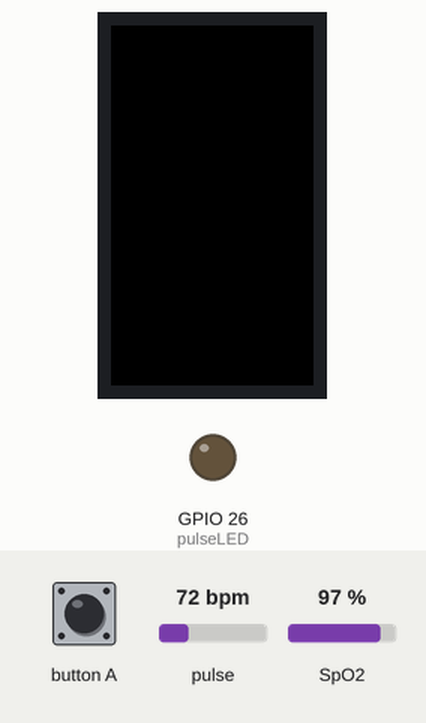
A sketch run on a simulated ESP32. Shown: 240×135 colour display, output pins drawn as LEDs (lit = HIGH). The inputs (shaded band) are chosen by the test bench; at power-on: pulse 72 bpm, SpO2 97 %. WiFi joins after 1.5 s; servers stay silent unless stated; uploads are accepted with an empty reply; what the sketch prints to the serial monitor is not drawn.

Above: at 2.8 s.
2.9 s: button A pressed for 0.15 s
At 3.9 s:
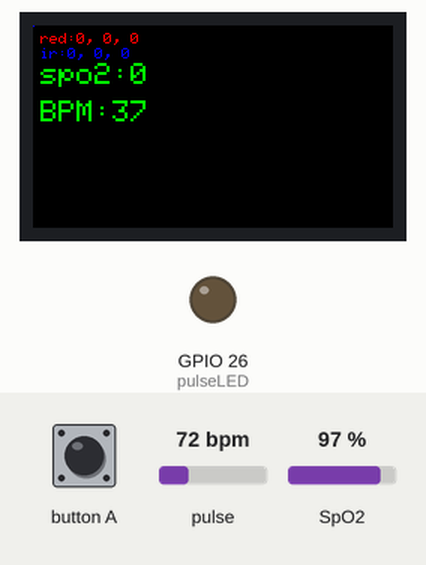
4.5 s: button A pressed for 1 s
At 5.9 s:
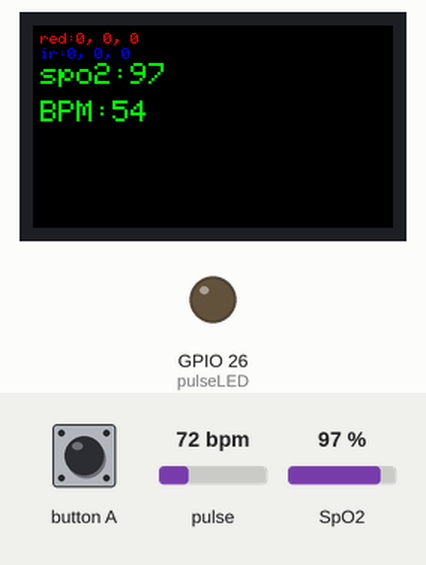
Timing chart, 0 to 7.5 s (numbered marks = the images above; inputs shaded):
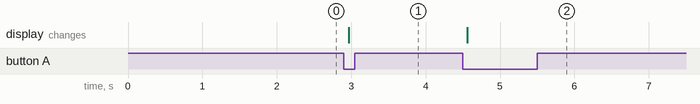

The sketch:

Heartrate.ino
```cpp
// Function: Detection of heart rate and blood oxygen concentration
// Units used: M5StickCPlus, Heart(MAX30102)
// please install MAX3010x lib for MAX30102 by library manager first
// addr: https://github.com/sparkfun/SparkFun_MAX3010x_Sensor_Library

// Written for Grafana Labs to demonstrate how to use the M5Stick CPlus2 with Grafana Cloud at GrafanaCon 2025
// 2025/04/25
// Willie Engelbrecht - willie.engelbrecht@grafana.com
// Introduction to time series: https://grafana.com/docs/grafana/latest/fundamentals/timeseries/
// M5StickCPlus2: https://docs.m5stack.com/en/core/M5StickC%20PLUS2
// Register for a free Grafana Cloud account including free metrics and logs: https://grafana.com

#include <M5StickCPlus.h>
#include <Wire.h>
#include "MAX30105.h"
#include "heartRate.h"
#include "spo2_algorithm.h"
#include <HTTPClient.h>

#include "config.h"


TFT_eSprite Disbuff = TFT_eSprite(&M5.Lcd);
MAX30105 Sensor;

#define MAX_BRIGHTNESS 255
#define bufferLength   100
const byte Button_A = 37;
const byte pulseLED = 26;

uint32_t irBuffer[bufferLength];
uint32_t redBuffer[bufferLength];

int8_t V_Button, flag_Reset;
int32_t spo2, heartRate, old_spo2;
int8_t validSPO2, validHeartRate;
const byte RATE_SIZE = 5;
uint16_t rate_begin  = 0;
uint16_t rates[RATE_SIZE];
byte rateSpot = 0;
float beatsPerMinute;
int beatAvg;
byte num_fail;

uint16_t line[2][320] = {0};

uint32_t red_pos = 0, ir_pos = 0;
uint16_t ir_max = 0, red_max = 0, ir_min = 0, red_min = 0, ir_last = 0,
         red_last    = 0;
uint16_t ir_last_raw = 0, red_last_raw = 0;
uint16_t ir_disdata, red_disdata;
uint16_t Alpha = 0.3 * 256;
uint32_t t1, t2, last_beat, Program_freq;


TaskHandle_t WiFiTaskHandle = NULL;
QueueHandle_t WiFiQueue;

static unsigned long lastSendTime = 0;

struct data_to_send{
    int32_t spo2;
    int32_t beatAvg;
};

void callBack(void) {
    V_Button = digitalRead(Button_A);
    if (V_Button == 0) flag_Reset = 1;
    delay(10);
}

void setup() {
    // init
    M5.begin();                 // initialize M5StickCPlus
    Serial.begin(115200);       // initialize serial communication
    pinMode(25, INPUT_PULLUP);  // set pin mode
    pinMode(pulseLED, OUTPUT);
    pinMode(Button_A, INPUT);
    Wire.begin(0, 26);  // initialize I2C

    // set Lcd
    M5.Lcd.setRotation(3);
    M5.Lcd.setSwapBytes(false);
    Disbuff.createSprite(240, 135);
    Disbuff.setSwapBytes(true);
    Disbuff.createSprite(240, 135);

    // initialize Sensor
    if (!Sensor.begin(Wire, I2C_SPEED_FAST)) {
        // init fail
        M5.Lcd.print("Init Failed");
        Serial.println(F("MAX30102 was not found. Please check wiring/power."));
        while (1)
            ;
    }
    Serial.println(
        F("Place your index finger on the Sensor with steady pressure"));

    attachInterrupt(Button_A, callBack, FALLING);
    // set Max30102
    Sensor.setup();
    // Sensor.clearFIFO();

    data_to_send d = {0, 0};
    WiFiQueue = xQueueCreate(5, sizeof(d));
    if (WiFiQueue == NULL) {
        Serial.println("Error creating queue!");
        return;
    }

    initWifi();

    xTaskCreate(
        sendHttpPost,    // Function
        "sendHttpPost",  // Task name
        4096,            // Stack size
        NULL,            // Task parameters
        1,               // Priority
        &WiFiTaskHandle  // Task handle
    );
}

void sendHttpPost(void *parameter) {
    data_to_send message;

    HTTPClient http;

    http.begin("https://" + String(GC_USER) + ":" + String(GC_PASS) + "@" + String(GC_INFLUX_URL) + "/api/v1/push/influx/write");  // Specify the URL
    http.addHeader("Content-Type", "application/json");  // Set content type

    while (true) {
        // Wait for data from the queue (Blocks until data arrives)
        if (xQueueReceive(WiFiQueue, &message, portMAX_DELAY)) {
            if (WiFi.status() == WL_CONNECTED) {

                String postData = "";
                postData = "m5HeartRate,location=home spo2=" + String(message.spo2)
                    + ",beatAvg=" + String(message.beatAvg);

                int httpResponseCode = http.POST(postData);

              //  http.end();
            }
        }
    }

}

void initWifi() {
  WiFi.begin(WIFI_SSID, WIFI_PASSWORD);

  Serial.print("Connecting to WiFi");
  int wifi_loop_count = 0;
  while (WiFi.status() != WL_CONNECTED) {
    delay(500);
    Serial.print(".");

    // Restart the device if we can't connect to WiFi after 2 minutes
    wifi_loop_count += 1;
    if (wifi_loop_count > 40) {
      ESP.restart();
    }
  }
  Serial.println();

  Serial.print("Connected, IP address: ");
  Serial.println(WiFi.localIP());
}

void loop() {
    // put your main code here, to run repeatedly:
    uint16_t ir, red;

    if (flag_Reset) {
        Sensor.clearFIFO();
        delay(5);
        flag_Reset = 0;
    }

    while (flag_Reset == 0) {

        if (millis() - lastSendTime >= 1000) {
            lastSendTime = millis();
            data_to_send d = {spo2, beatAvg};

            if (xQueueSend(WiFiQueue, &d, portMAX_DELAY) != pdPASS) {
                Serial.println("Queue is full! Failed to send message.");
            }

            //spo2 = 0;
            //beatAvg = 0;
        }


        while (Sensor.available() == false) {
            delay(10);
            Sensor.check();
        }

        while (1) {
            red = Sensor.getRed();
            ir  = Sensor.getIR();

            if ((ir > 1000) && (red > 1000)) {
                num_fail                         = 0;
                t1                               = millis();
                redBuffer[(red_pos + 100) % 100] = red;
                irBuffer[(ir_pos + 100) % 100]   = ir;

                // calculate the heart rate
                t2 = millis();
                Program_freq++;
                if (checkForBeat(ir) == true) {
                    long delta =
                        millis() - last_beat - (t2 - t1) * (Program_freq - 1);
                    last_beat = millis();

                    Program_freq   = 0;
                    beatsPerMinute = 60 / (delta / 1000.0);
                    if ((beatsPerMinute > 30) && (beatsPerMinute < 120)) {
                        rate_begin++;
                        if ((abs(beatsPerMinute - beatAvg) > 15) &&
                            ((beatsPerMinute < 55) || (beatsPerMinute > 95)))
                            beatsPerMinute =
                                beatAvg * 0.9 + beatsPerMinute * 0.1;
                        if ((abs(beatsPerMinute - beatAvg) > 10) &&
                            (beatAvg > 60) &&
                            ((beatsPerMinute < 65) || (beatsPerMinute > 90)))
                            beatsPerMinute =
                                beatsPerMinute * 0.4 + beatAvg * 0.6;

                        rates[rateSpot++] = (byte)
                            beatsPerMinute;  // Store this reading in the array
                        rateSpot %= RATE_SIZE;  // Wrap variable

                        // Take average of readings
                        beatAvg = 0;
                        if ((beatsPerMinute == 0) && (heartRate > 60) &&
                            (heartRate < 90))
                            beatsPerMinute = heartRate;
                        if (rate_begin > RATE_SIZE) {
                            for (byte x = 0; x < RATE_SIZE; x++)
                                beatAvg += rates[x];
                            beatAvg /= RATE_SIZE;
                        } else {
                            for (byte x = 0; x < rate_begin; x++)
                                beatAvg += rates[x];
                            beatAvg /= rate_begin;
                        }
                    }
                }
            }

            else
                num_fail++;

            line[0][(red_pos + 240) % 320] =
                (red_last_raw * (256 - Alpha) + red * Alpha) / 256;
            line[1][(ir_pos + 240) % 320] =
                (ir_last_raw * (256 - Alpha) + ir * Alpha) / 256;

            red_last_raw = line[0][(red_pos + 240) % 320];
            ir_last_raw  = line[1][(ir_pos + 240) % 320];
            red_pos++;
            ir_pos++;

            if ((Sensor.check() == false) || flag_Reset) break;
        }

        Sensor.clearFIFO();
        for (int i = 0; i < 240; i++) {
            if (i == 0) {
                red_max = red_min = line[0][(red_pos + i) % 320];
                ir_max = ir_min = line[1][(ir_pos + i) % 320];
            } else {
                red_max = (line[0][(red_pos + i) % 320] > red_max)
                              ? line[0][(red_pos + i) % 320]
                              : red_max;
                red_min = (line[0][(red_pos + i) % 320] < red_min)
                              ? line[0][(red_pos + i) % 320]
                              : red_min;

                ir_max = (line[1][(ir_pos + i) % 320] > ir_max)
                             ? line[1][(ir_pos + i) % 320]
                             : ir_max;
                ir_min = (line[1][(ir_pos + i) % 320] < ir_min)
                             ? line[1][(ir_pos + i) % 320]
                             : ir_min;
            }
            if (flag_Reset) break;
        }

        Disbuff.fillRect(0, 0, 240, 135, BLACK);

        for (int i = 0; i < 240; i++) {
            red_disdata =
                map(line[0][(red_pos + i) % 320], red_max, red_min, 0, 135);
            ir_disdata =
                map(line[1][(ir_pos + i) % 320], ir_max, ir_min, 0, 135);
            {
                Disbuff.drawLine(i, red_last, i + 1, red_disdata, RED);
                Disbuff.drawLine(i, ir_last, i + 1, ir_disdata, BLUE);
            }
            ir_last  = ir_disdata;
            red_last = red_disdata;
            if (flag_Reset) break;
        }
        old_spo2 = spo2;
        if (red_pos > 100)
            maxim_heart_rate_and_oxygen_saturation(irBuffer, bufferLength,
                                                   redBuffer, &spo2, &validSPO2,
                                                   &heartRate, &validHeartRate);

        if (!validSPO2) {
            //spo2 = old_spo2;
            spo2 = 0;
        }

        Disbuff.setTextSize(1);
        Disbuff.setTextColor(RED);
        Disbuff.setCursor(5, 5);
        Disbuff.printf("red:%d, %d, %d", red_max, red_min, red_max - red_min);
        Disbuff.setTextColor(BLUE);
        Disbuff.setCursor(5, 15);
        Disbuff.printf("ir:%d, %d, %d", ir_max, ir_min, ir_max - ir_min);
        Disbuff.setCursor(5, 25);
        if (num_fail < 10) {
            Disbuff.setTextSize(2);
            Disbuff.setTextColor(GREEN);
            Disbuff.printf("spo2:%d", spo2);
            Disbuff.setCursor(5, 50);
            Disbuff.printf("BPM:%d", beatAvg);
        } else {
            Disbuff.setTextColor(RED);
            Disbuff.printf("No Finger!!");
        }
        Disbuff.pushSprite(0, 0);
    }
}
```

config.h
```cpp
// Set your local WiFi username and password. Please use a 2.4GHz access point
#define WIFI_SSID     ""
#define WIFI_PASSWORD ""

// For more information on where to get these values see: https://github.com/grafana/diy-iot/blob/main/README.md#sending-metrics
#define GC_INFLUX_URL ""  // example: "influx-blocks-prod-us-central1.grafana.net"
#define GC_USER ""
#define GC_PASS ""

// Set to 1 to show debug information on the LCD screen, or 0 to not display
// The debug information will show if you are able to connect to the WiFi or not, and whether writing the metrics to Prometheus was successful or not
#define LCD_SHOW_DEBUG_INFO "1"
```

Measured:
- after the input at 2.9 s, the display: changes after 0.07 s (image 1)
- after the input at 4.5 s, the display: changes after 0.06 s (image 2)
